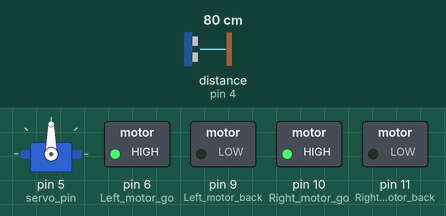
Simulated run of this sketch. Board: Arduino Uno, built with avr-gcc and run on an emulated ATmega328P. On the bench: servo, switched loads named in the sketch (green lamp = pin HIGH). Wiring (inferred from the names in the program): ultrasonic range finder: trigger pin 2; echo pin 4. Inputs (shaded band) come from the test bench; at power-on: distance to the obstacle (sensor on pin 4) 80 cm. The echo pulse lasts 58.3 µs per cm; pins used as bus, display or sensor lines are not drawn.

Above: at 1.5 s.
1.6 s: distance to the obstacle (sensor on pin 4) set to 29 cm
3.5 s: distance to the obstacle (sensor on pin 4) set to 25 cm
At 5.2 s:
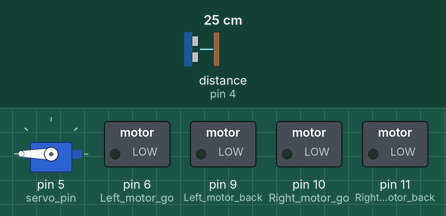
At 6.2 s:
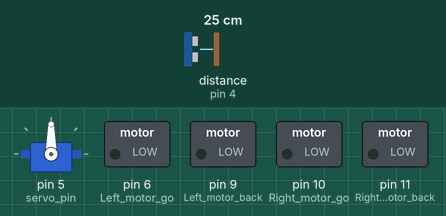
Timing chart, 0 to 13.7 s (numbered marks = the images above; inputs shaded):
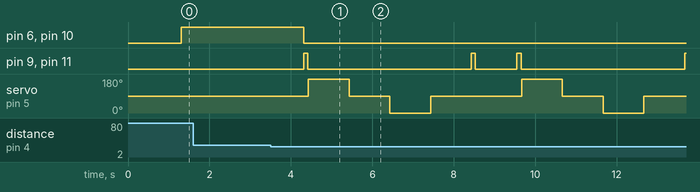

Measured:
- the behaviour switches between 27 and 26 cm on distance to the obstacle (sensor on pin 4) (found by bisection; images 0 and 1)
- after the input at 1.6 s, every drawn part: stays the same
- after the input at 3.5 s, pin 6 (Left_motor_go): HIGH → LOW after 0.81 s; pin 9 (Left_motor_back): goes HIGH 0.10 s, LOW 4.0 s, HIGH 0.10 s, LOW 1.0 s, HIGH 0.10 s, LOW 4.0 s, then HIGH, starting after 0.81 s

The sketch:

Arduino.ino
```cpp
//=========================This is very simple a car auto control code======================

#include <Servo.h>
Servo servo; //define Servo object


//ultra socinc sensor
int Echo = 4 ;  // Echo(yellow jumper)
int Trig = 2; //  Trig (meteor orange jumper)


//moter drive moddule
int Left_motor_go = 6;   //(gray jumper)
int Left_motor_back = 9;   //(red jumper)

int Right_motor_go = 10;  // (black jumper)
int Right_motor_back = 11;  // (brown jumper)


//servo motor
int servo_pin = 5; //(chromite orange jumper)


//make the Distance varible
int Front_Distance = 0;
int Left_Distance = 0;
int Right_Distance = 0;

//======================================void setup function===============================

void setup() {
  // put your setup code here, to run once:

  servo.attach(servo_pin);
  servo.write(90);
  delay(300);
  Serial.begin(9600); //begin serial communication
  //IO
  pinMode(Left_motor_go, OUTPUT); // PIN 6 (PWM)
  pinMode(Left_motor_back, OUTPUT); // PIN 9 (PWM)
  pinMode(Right_motor_go, OUTPUT); // PIN 10 (PWM)
  pinMode(Right_motor_back, OUTPUT); // PIN 11 (PWM)
  pinMode(Echo, INPUT);
  pinMode(Trig, OUTPUT);

}
//======================================= END setup function ========================================

//===============Motors control functions==============
void run() {
  digitalWrite(Right_motor_go, HIGH);
  digitalWrite(Right_motor_back, LOW);
  //analogWrite(Right_motor_go, 165); //PWM0~255
  analogWrite(Right_motor_back, 0);
  digitalWrite(Left_motor_go, HIGH);
  digitalWrite(Left_motor_back, LOW);
  //analogWrite(Left_motor_go, 165); //PWM0~255
  analogWrite(Left_motor_back, 0);
}

void brake(int time) {
  digitalWrite(Right_motor_go, LOW);
  analogWrite(Right_motor_go, 0);
  digitalWrite(Right_motor_back, LOW);
  analogWrite(Right_motor_back, 0);
  digitalWrite(Left_motor_go, LOW);
  analogWrite(Left_motor_go, 0);
  digitalWrite(Left_motor_back, LOW);
  analogWrite(Left_motor_back, 0);
  delay(time * 15);
}

void left(int time) {
  digitalWrite(Right_motor_go, HIGH);
  digitalWrite(Right_motor_back, LOW);
  //analogWrite(Right_motor_go, 200);//PWM0~255
  //analogWrite(Right_motor_back, 0);
  digitalWrite(Left_motor_go, LOW);
  digitalWrite(Left_motor_back, LOW);
  //analogWrite(Left_motor_go, 0);
  //analogWrite(Left_motor_back, 0);
  delay(time * 500);
}

void spin_left(int time) {
  //digitalWrite(Right_motor_go, HIGH);
  //digitalWrite(Right_motor_back, LOW);
  analogWrite(Right_motor_go, 200);//PWM0~255
  analogWrite(Right_motor_back, 0);
  //digitalWrite(Left_motor_go, LOW);
  //digitalWrite(Left_motor_back, HIGH);
  analogWrite(Left_motor_go, 0);//PWM0~255
  analogWrite(Left_motor_back, 200);
  delay(time * 500);
}

void right(int time) {
  digitalWrite(Right_motor_go, LOW);
  digitalWrite(Right_motor_back, LOW);
  //analogWrite(Right_motor_go, 0);
  //analogWrite(Right_motor_back, 0);
  digitalWrite(Left_motor_go, HIGH);
  digitalWrite(Left_motor_back, LOW);
  //analogWrite(Left_motor_go, 200);//PWM0~255
  //analogWrite(Left_motor_back, 0);
  delay(time * 500);  //
}

void spin_right(int time) {
  //digitalWrite(Right_motor_go, LOW);
  //digitalWrite(Right_motor_back, HIGH);
  analogWrite(Right_motor_go, 0);
  analogWrite(Right_motor_back, 200); //PWM0~255
  //digitalWrite(Left_motor_go, HIGH);
  //digitalWrite(Left_motor_back, LOW);
  analogWrite(Left_motor_go, 200);
  analogWrite(Left_motor_back, 0); //PWM0~255
  delay(time * 500);
}

void back(int time) {
  digitalWrite(Right_motor_go, LOW);
  digitalWrite(Right_motor_back, HIGH);
  analogWrite(Right_motor_go, 0);
  //analogWrite(Right_motor_back, 150); //PWM0~255
  digitalWrite(Left_motor_go, LOW);
  digitalWrite(Left_motor_back, HIGH);
  analogWrite(Left_motor_go, 0);
  //analogWrite(Left_motor_back, 150); //PWM0~255
  delay(time * 50);
}
//==========================END motor controal functions================================

//=================ultra sound Sensors program functions==============
float Distance_test() {
  digitalWrite(Trig, LOW);     // 2s to 2s
  delayMicroseconds(2);
  digitalWrite(Trig, HIGH);     // 10s to 10s
  delayMicroseconds(10);
  digitalWrite(Trig, LOW);
  float Fdistance = pulseIn(Echo, HIGH);
  Fdistance = (Fdistance / 29) / 2;    //inches=(Fdistance/74)/2
  return Fdistance;                   //give distance valiue to main program
  //Serial.print("Distance(cm):");
  //Serial.println(Fdistance);
}

void front_detection() {
  servo.write (90); //PWM
  delay(1000);
  Front_Distance = Distance_test();
  //Serial.print("Front_Distance(cm):- ");
  // Serial.println(Front_Distance);
}

void left_detection() {
  servo.write (180); //PWM
  delay(1000);
  Left_Distance = Distance_test();
  servo.write(90);  // servo motor control
  delay(1000);
  //Serial.print("Left_Distance(cm):- ");
  //Serial.println(Left_Distance);
}

void right_detection() {
  servo.write (0); //PWM
  delay(1000);
  Right_Distance = Distance_test();
  servo.write(90);        //servo motor control
  delay(1000);
  //Serial.print("Right_Distance(cm):- ");
  //Serial.println(Right_Distance);
}

//==========================================viod loop function=======================================================

void loop() {
  // put your main code here, to run repeatedly:
  front_detection();
  if (Front_Distance <= 25) {         //Detection is small 25cm?
    back(2);                         //turn back word
    brake(1);                       //stop
    left_detection();              //take left decection
    right_detection();            //take right decection
    if (Left_Distance > Right_Distance) {
      spin_left(1);
      //left(1);
      brake(1);
    }
    else if (Left_Distance < Right_Distance) {
      spin_right(1);
      //right(1);
      brake(1);
    }
    else {
      back(2);
      brake(1);
    }
  }
  else {
    run();
  }
}
```
